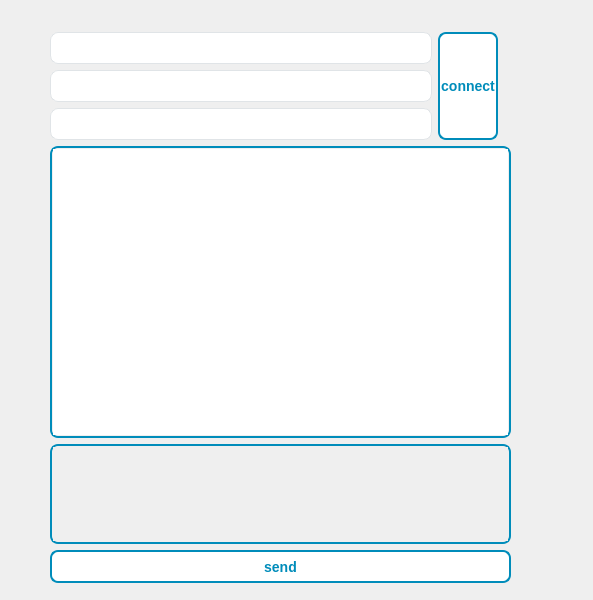
<?xml version="1.0" encoding="UTF-8"?>
<ui version="4.0">
 <class>Widget</class>
 <widget class="QWidget" name="Widget">
  <property name="geometry">
   <rect>
    <x>0</x>
    <y>0</y>
    <width>593</width>
    <height>600</height>
   </rect>
  </property>
  <property name="windowTitle">
   <string>Widget</string>
  </property>
  <widget class="QWidget" name="">
   <property name="geometry">
    <rect>
     <x>50</x>
     <y>32</y>
     <width>461</width>
     <height>551</height>
    </rect>
   </property>
   <layout class="QVBoxLayout" name="verticalLayout_2">
    <item>
     <layout class="QHBoxLayout" name="horizontalLayout">
      <item>
       <layout class="QVBoxLayout" name="verticalLayout">
        <item>
         <widget class="QLineEdit" name="nameLED">
          <property name="sizePolicy">
           <sizepolicy hsizetype="Expanding" vsizetype="Expanding">
            <horstretch>0</horstretch>
            <verstretch>0</verstretch>
           </sizepolicy>
          </property>
          <property name="styleSheet">
           <string notr="true">QLineEdit {
  border-radius: 8px;
  border: 1px solid #e0e4e7;
  padding: 5px 10px;
}

QLineEdit::placeholder {
  color: #767e89;
}
QLineEdit {
  border-radius: 8px;
  border: 1px solid #e0e4e7;
  padding: 5px 10px;
  font-size: 15px;
  font-family: &quot;Arial&quot;; /* Семейство шрифтов */
  font-weight: bold;    /* Жирный текст */
}</string>
          </property>
          <property name="placeholderText">
           <string/>
          </property>
         </widget>
        </item>
        <item>
         <widget class="QLineEdit" name="ipAddressLED">
          <property name="sizePolicy">
           <sizepolicy hsizetype="Expanding" vsizetype="Expanding">
            <horstretch>0</horstretch>
            <verstretch>0</verstretch>
           </sizepolicy>
          </property>
          <property name="styleSheet">
           <string notr="true">QLineEdit {
  border-radius: 8px;
  border: 1px solid #e0e4e7;
  padding: 5px 10px;
}

QLineEdit::placeholder {
  color: #767e89;
}
QLineEdit {
  border-radius: 8px;
  border: 1px solid #e0e4e7;
  padding: 5px 10px;
  font-size: 15px;
  font-family: &quot;Arial&quot;; /* Семейство шрифтов */
  font-weight: bold;    /* Жирный текст */
}</string>
          </property>
          <property name="placeholderText">
           <string/>
          </property>
         </widget>
        </item>
        <item>
         <widget class="QLineEdit" name="portLED">
          <property name="sizePolicy">
           <sizepolicy hsizetype="Expanding" vsizetype="Expanding">
            <horstretch>0</horstretch>
            <verstretch>0</verstretch>
           </sizepolicy>
          </property>
          <property name="styleSheet">
           <string notr="true">QLineEdit {
  border-radius: 8px;
  border: 1px solid #e0e4e7;
  padding: 5px 10px;
}

QLineEdit::placeholder {
  color: #767e89;
}
QLineEdit {
  border-radius: 8px;
  border: 1px solid #e0e4e7;
  padding: 5px 10px;
  font-size: 15px;
  font-family: &quot;Arial&quot;; /* Семейство шрифтов */
  font-weight: bold;    /* Жирный текст */
}</string>
          </property>
          <property name="placeholderText">
           <string/>
          </property>
         </widget>
        </item>
       </layout>
      </item>
      <item>
       <widget class="QPushButton" name="connectPBN">
        <property name="sizePolicy">
         <sizepolicy hsizetype="Fixed" vsizetype="Minimum">
          <horstretch>25</horstretch>
          <verstretch>0</verstretch>
         </sizepolicy>
        </property>
        <property name="styleSheet">
         <string notr="true">QPushButton {
  border-radius: 8px; /* Закругленные углы */
  border: 2px solid #008CBA; /* Голубая граница */
  padding: 1px 1px; /* Отступы внутри кнопки */
  font-size: 14px; /* Размер шрифта */
  font-weight: bold; /* Жирный текст */
  background-color: white; /* Белый фон */
  color: #008CBA; /* Цвет текста */
}

QPushButton:hover {
  background-color:  #90EE90; /* Фон при наведении */
  color: white; /* Цвет текста при наведении */
}

QPushButton:pressed {
  background-color:#32CD32; /* Фон при нажатии */
  color: white; /* Цвет текста при нажатии */
}</string>
        </property>
        <property name="text">
         <string>connect</string>
        </property>
       </widget>
      </item>
      <item>
       <widget class="QLabel" name="label">
        <property name="sizePolicy">
         <sizepolicy hsizetype="Fixed" vsizetype="Minimum">
          <horstretch>100</horstretch>
          <verstretch>0</verstretch>
         </sizepolicy>
        </property>
        <property name="text">
         <string/>
        </property>
        <property name="pixmap">
         <pixmap resource="../clientChat/clientChatt/resourse.qrc">:/images/resources/anon.jpg</pixmap>
        </property>
       </widget>
      </item>
     </layout>
    </item>
    <item>
     <widget class="QTextEdit" name="logTE">
      <property name="sizePolicy">
       <sizepolicy hsizetype="Expanding" vsizetype="Expanding">
        <horstretch>0</horstretch>
        <verstretch>123</verstretch>
       </sizepolicy>
      </property>
      <property name="styleSheet">
       <string notr="true">QTextEdit {
  border-radius: 8px;
  border: 2px solid  #008CBA;
  padding: 1px 1px;
 ont-family: &quot;Arial&quot;; /* Семейство шрифтов */
 font-size: 15px;
}
</string>
      </property>
      <property name="readOnly">
       <bool>true</bool>
      </property>
     </widget>
    </item>
    <item>
     <widget class="QTextEdit" name="inputTE">
      <property name="enabled">
       <bool>false</bool>
      </property>
      <property name="maximumSize">
       <size>
        <width>507</width>
        <height>100</height>
       </size>
      </property>
      <property name="mouseTracking">
       <bool>false</bool>
      </property>
      <property name="layoutDirection">
       <enum>Qt::LeftToRight</enum>
      </property>
      <property name="styleSheet">
       <string notr="true">QTextEdit {
  border-radius: 8px;
  border: 2px solid  #008CBA;
  padding: 1px 1px;
 font-size: 14px;
 ont-family: &quot;Arial&quot;; /* Семейство шрифтов */
}</string>
      </property>
     </widget>
    </item>
    <item>
     <widget class="QPushButton" name="sendPBN">
      <property name="enabled">
       <bool>false</bool>
      </property>
      <property name="sizePolicy">
       <sizepolicy hsizetype="Expanding" vsizetype="Fixed">
        <horstretch>0</horstretch>
        <verstretch>14</verstretch>
       </sizepolicy>
      </property>
      <property name="maximumSize">
       <size>
        <width>16777215</width>
        <height>16777209</height>
       </size>
      </property>
      <property name="styleSheet">
       <string notr="true">QPushButton {
  border-radius: 8px; /* Закругленные углы */
  border: 2px solid #008CBA; /* Голубая граница */
  padding: 1px 1px; /* Отступы внутри кнопки */
  font-size: 14px; /* Размер шрифта */
  font-weight: bold; /* Жирный текст */
  background-color: white; /* Белый фон */
  color: #008CBA; /* Цвет текста */
}

QPushButton:hover {
  background-color: #008CBA; /* Фон при наведении */
  color: white; /* Цвет текста при наведении */
}

QPushButton:pressed {
  background-color: #006B9E; /* Фон при нажатии */
  color: white; /* Цвет текста при нажатии */
}</string>
      </property>
      <property name="text">
       <string>send</string>
      </property>
      <property name="iconSize">
       <size>
        <width>20</width>
        <height>26</height>
       </size>
      </property>
     </widget>
    </item>
   </layout>
  </widget>
 </widget>
 <resources>
  <include location="../clientChat/clientChatt/resourse.qrc"/>
 </resources>
 <connections/>
</ui>
